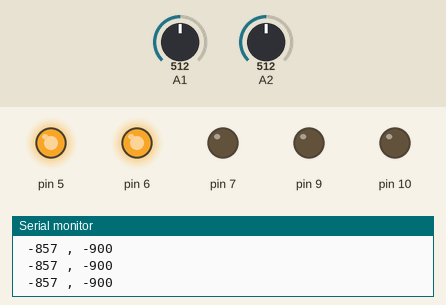
This sketch was run on a simulated Arduino Uno, built with avr-gcc and run on an emulated ATmega328P. On the bench: output pins drawn as LEDs (lit = HIGH), the last lines printed to the serial monitor. The test bench sets the inputs (shaded band); at power-on: A1 = 512, A2 = 512.

Above: at 1.2 s.
1.3 s: A1 set to 387
At 2.5 s:
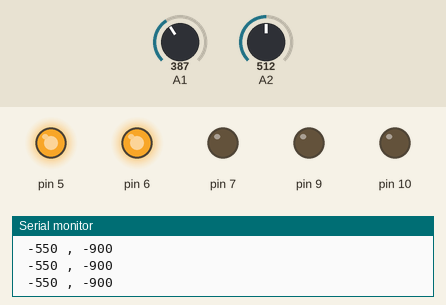
2.8 s: A1 set to 371
5.8 s: A2 set to 323
At 6.5 s:
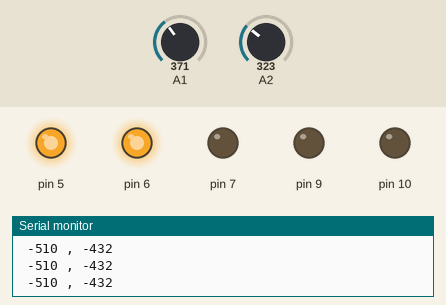
7.3 s: A2 set to 316
10.3 s: A2 set to 269
At 10.8 s:
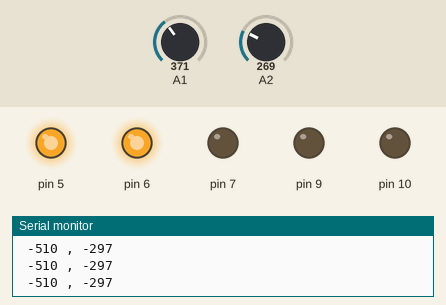
13.3 s: A2 set to 245
At 14.6 s:
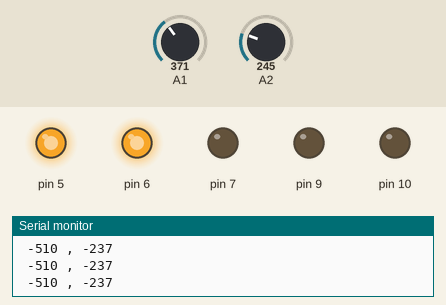
Timing chart, 0 to 15.9 s (numbered marks = the images above; inputs shaded):
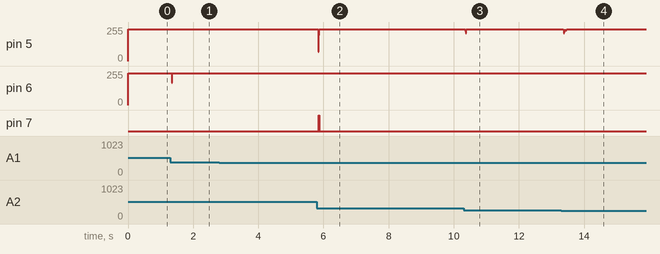

The sketch:

NEW_code_arduino_pwm.ino
```cpp
#include "SimpleKalmanFilter.h"

SimpleKalmanFilter bo_loc_X(1, 1, 0.09);
SimpleKalmanFilter bo_loc_Y(1, 1, 0.09);

int value_kalman_X;
int value_kalman_Y;

int value_NOT_X;
int value_NOT_Y;

int value_1A;
int value_1B;

int set_balanced_X = 167;
int set_balanced_Y = 150;

int error_X , per_error_X ; // sai số trước và sai số sau
int error_Y , per_error_Y ;

int dError_X;
int dError_Y;

float integral_X;
float integral_Y;

float k_p = 2.5;
float k_i = 0.1;
float k_d = 7.5;

int power_X;
int power_Y;


void setup()
{
	Serial.begin(9600);
	pinMode(7, OUTPUT);
	//-----------------
	TCCR1A = 0;
	TCCR1B = 0;
	//-----------------------
	DDRB |= (1 << PB1) | (1 << PB2);
	//-----------------------
	TCCR1A |= (1 << WGM11);
	TCCR1B |= (1 << WGM12) | (1 << WGM13);
	//-----------------------
	TCCR1A |= (1 << COM1A1);
	TCCR1A |= (1 << COM1B1);
	//-----------------------
	TCCR1B |= (1 << CS10);
	//-----------------------
	OCR1A = 0;
	OCR1B = 0;
	//-----------------------
	value_1A = OCR1A;
	value_1B = OCR1B;
	ICR1 = 500;

}

void set_1A_pin_9(unsigned int x) // pin 9
{
	if (value_1A != x)
	{
		OCR1A = x;
		value_1A = OCR1A;
	}
	else
	{
		return;
	}
}

void set_1B_pin_10(unsigned int x) // pin 10
{
	if (value_1B != x)
	{
		OCR1B = x;
		value_1B = OCR1B;
	}
	else
	{
		return;
	}
}

void loop()
{
	int value1 = analogRead(A1);
	int value2 = analogRead(A2);

	value_kalman_X = bo_loc_X.updateEstimate(value1);
	value_kalman_X = constrain(value_kalman_X, 0, 510);
	int tele_K_X = value_kalman_X;

	value_kalman_Y = bo_loc_Y.updateEstimate(value2);
	value_kalman_Y = constrain(value_kalman_Y, 0, 510);
	int tele_K_Y = value_kalman_Y;

	//------------------------------------------------

	error_X = set_balanced_X - value_kalman_X ;  // value_kalman_X; // tinh sai số giữa giá trị đặt vào và giá trị đo được
	error_Y = set_balanced_Y - value_kalman_Y ;  // value_kalman_Y;

	dError_X = error_X - per_error_X ;
	dError_Y = error_Y - per_error_Y ;

	integral_X = integral_X + error_X * 0.01  ; // i_part = i_part + ( k_i * thời gian lấy mẫu * error ) / 1000
	integral_Y = integral_Y + error_Y * 0.01  ;

	power_X = (error_X * k_p) + (integral_X * k_i) + (dError_X * k_d);
	power_Y = (error_Y * k_p) + (integral_Y * k_i) + (dError_Y * k_d);

	int tele_P_X = power_X ;
	int tele_P_Y = power_Y ;


	//--------------------------------------------------

	if ( power_X > 0 )
	{
		digitalWrite(11,HIGH);

		if (power_X > 240 )
		{
			power_X = 240;
		}

		analogWrite(6, power_X);
	}
	else
	{
		power_X = - power_X;

		digitalWrite(11, LOW);

		if (power_X >  240 )
		{
			power_X = 240 ;
		}

		analogWrite(6, power_X);

	}

	if ( value_kalman_X > 350);
	{
		power_X = 0;
		integral_X = 0;
	}

	//------ end X ----------------

	// ---------------------------

	if (power_Y > 0)
	{
		digitalWrite(7, HIGH);

		if (power_Y > 240)
		{
			power_Y = 240;
		}

		analogWrite( 5 , power_Y );
	}
	else
	{
		power_Y = -power_Y;

		digitalWrite(7, LOW);

		if (power_Y >  240)
		{
			power_Y = 240;
		}

		analogWrite( 5 , power_Y );

	}

	if (value_kalman_Y > 350);
	{
		power_Y = 0;
		integral_Y = 0;
	}
	//-------- end Y ----------------
	//-------------------------------

	per_error_X = error_X; // update error value
	per_error_Y = error_Y;

	char text[40];
	//sprintf(text, " %d , %d , %d ,%d ", tele_K_X , tele_K_Y , tele_P_X , tele_P_Y );
	sprintf(text, " %d , %d ", tele_P_X, tele_P_Y);
	Serial.println(text);
}
```

SimpleKalmanFilter.cpp
```cpp
// (licence header left out)
#include "Arduino.h"
#include "SimpleKalmanFilter.h"
#include <math.h>

SimpleKalmanFilter::SimpleKalmanFilter(float mea_e, float est_e, float q)
{
  _err_measure=mea_e;
  _err_estimate=est_e;
  _q = q;
}

float SimpleKalmanFilter::updateEstimate(float mea)
{
  _kalman_gain = _err_estimate/(_err_estimate + _err_measure);
  _current_estimate = _last_estimate + _kalman_gain * (mea - _last_estimate);
  _err_estimate =  (1.0 - _kalman_gain)*_err_estimate + fabs(_last_estimate-_current_estimate)*_q;
  _last_estimate=_current_estimate;

  return _current_estimate;
}

void SimpleKalmanFilter::setMeasurementError(float mea_e)
{
  _err_measure=mea_e;
}

void SimpleKalmanFilter::setEstimateError(float est_e)
{
  _err_estimate=est_e;
}

void SimpleKalmanFilter::setProcessNoise(float q)
{
  _q=q;
}

float SimpleKalmanFilter::getKalmanGain() {
  return _kalman_gain;
}
```

SimpleKalmanFilter.h
```cpp
// (licence header left out)
#ifndef SimpleKalmanFilter_h
#define SimpleKalmanFilter_h

class SimpleKalmanFilter
{

public:
  SimpleKalmanFilter(float mea_e, float est_e, float q);
  float updateEstimate(float mea);
  void setMeasurementError(float mea_e);
  void setEstimateError(float est_e);
  void setProcessNoise(float q);
  float getKalmanGain();

private:
  float _err_measure;
  float _err_estimate;
  float _q;
  float _current_estimate;
  float _last_estimate;
  float _kalman_gain;

};

#endif
```

Measured:
- after the input at 1.3 s, pin 6: 240/255 → 167/255 at once, → 240/255 0.02 s later
- after the input at 5.8 s, pin 5: 240/255 → 70/255 at once, → 192/255 0.01 s later, → 240/255 0.01 s later; pin 7: LOW → HIGH after 0.05 s, → LOW 0.01 s later
- after the input at 10.3 s, pin 5: 240/255 → 222/255 after 0.06 s, → 210/255 0.02 s later, → 240/255 0.02 s later
- after the input at 13.3 s, pin 5: 240/255 → 237/255 after 0.07 s
